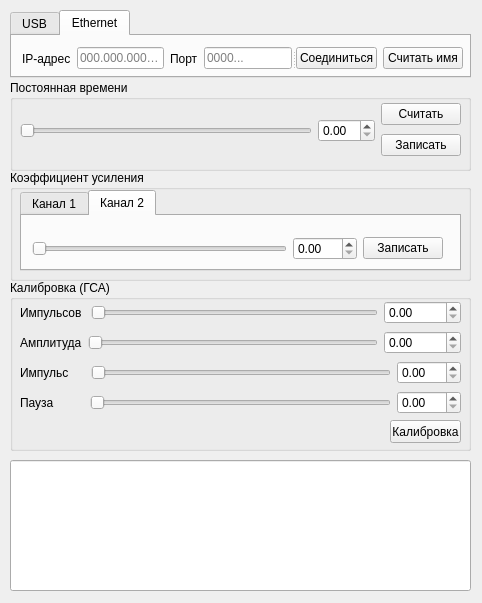
<?xml version="1.0" encoding="UTF-8"?>
<ui version="4.0">
 <class>win</class>
 <widget class="QMainWindow" name="win">
  <property name="geometry">
   <rect>
    <x>0</x>
    <y>0</y>
    <width>482</width>
    <height>603</height>
   </rect>
  </property>
  <property name="contextMenuPolicy">
   <enum>Qt::NoContextMenu</enum>
  </property>
  <property name="windowTitle">
   <string>Усилитель-формирователь, ГСА </string>
  </property>
  <widget class="QWidget" name="centralwidget">
   <widget class="QTabWidget" name="get_name_btn_3">
    <property name="geometry">
     <rect>
      <x>10</x>
      <y>10</y>
      <width>461</width>
      <height>68</height>
     </rect>
    </property>
    <property name="currentIndex">
     <number>1</number>
    </property>
    <widget class="QWidget" name="tab">
     <attribute name="title">
      <string>USB</string>
     </attribute>
     <widget class="QWidget" name="layoutWidget">
      <property name="geometry">
       <rect>
        <x>10</x>
        <y>10</y>
        <width>102</width>
        <height>22</height>
       </rect>
      </property>
      <layout class="QHBoxLayout" name="horizontalLayout_3">
       <property name="leftMargin">
        <number>0</number>
       </property>
       <item>
        <widget class="QLabel" name="usbportname">
         <property name="text">
          <string>Порт</string>
         </property>
        </widget>
       </item>
       <item>
        <widget class="QComboBox" name="choose_usb">
         <property name="currentText">
          <string>COM1</string>
         </property>
         <item>
          <property name="text">
           <string>COM1</string>
          </property>
         </item>
         <item>
          <property name="text">
           <string>COM2</string>
          </property>
         </item>
         <item>
          <property name="text">
           <string>COM3</string>
          </property>
         </item>
        </widget>
       </item>
      </layout>
     </widget>
     <widget class="QWidget" name="layoutWidget">
      <property name="geometry">
       <rect>
        <x>290</x>
        <y>10</y>
        <width>161</width>
        <height>25</height>
       </rect>
      </property>
      <layout class="QHBoxLayout" name="horizontalLayout_5">
       <item>
        <widget class="QPushButton" name="usb_con_btn">
         <property name="text">
          <string>Соединиться</string>
         </property>
        </widget>
       </item>
       <item>
        <widget class="QPushButton" name="get_name_btn">
         <property name="text">
          <string>Считать имя</string>
         </property>
        </widget>
       </item>
      </layout>
     </widget>
    </widget>
    <widget class="QWidget" name="tab_2">
     <attribute name="title">
      <string>Ethernet</string>
     </attribute>
     <widget class="QSplitter" name="splitter">
      <property name="geometry">
       <rect>
        <x>10</x>
        <y>10</y>
        <width>441</width>
        <height>25</height>
       </rect>
      </property>
      <property name="orientation">
       <enum>Qt::Horizontal</enum>
      </property>
      <widget class="QWidget" name="layoutWidget">
       <layout class="QHBoxLayout" name="horizontalLayout_4">
        <item>
         <widget class="QLabel" name="usbportname_2">
          <property name="text">
           <string>IP-адрес</string>
          </property>
         </widget>
        </item>
        <item>
         <widget class="QLineEdit" name="ip_field">
          <property name="placeholderText">
           <string>000.000.000.000</string>
          </property>
         </widget>
        </item>
        <item>
         <widget class="QLabel" name="label">
          <property name="text">
           <string>Порт</string>
          </property>
         </widget>
        </item>
        <item>
         <widget class="QLineEdit" name="port_field">
          <property name="text">
           <string/>
          </property>
          <property name="placeholderText">
           <string>0000...</string>
          </property>
         </widget>
        </item>
       </layout>
      </widget>
      <widget class="QWidget" name="layoutWidget">
       <layout class="QGridLayout" name="gridLayout">
        <item row="0" column="0">
         <widget class="QPushButton" name="ether_con_btn">
          <property name="enabled">
           <bool>true</bool>
          </property>
          <property name="text">
           <string>Соединиться</string>
          </property>
         </widget>
        </item>
        <item row="0" column="1">
         <widget class="QPushButton" name="get_name_btn_ether">
          <property name="text">
           <string>Считать имя</string>
          </property>
         </widget>
        </item>
       </layout>
      </widget>
     </widget>
    </widget>
   </widget>
   <widget class="QGroupBox" name="groupBox_2">
    <property name="geometry">
     <rect>
      <x>10</x>
      <y>280</y>
      <width>461</width>
      <height>171</height>
     </rect>
    </property>
    <property name="title">
     <string>Калибровка (ГСА)</string>
    </property>
    <widget class="QWidget" name="layoutWidget">
     <property name="geometry">
      <rect>
       <x>10</x>
       <y>20</y>
       <width>441</width>
       <height>116</height>
      </rect>
     </property>
     <layout class="QVBoxLayout" name="verticalLayout_2">
      <item>
       <layout class="QHBoxLayout" name="horizontalLayout_6">
        <item>
         <widget class="QLabel" name="label_2">
          <property name="text">
           <string>Импульсов </string>
          </property>
         </widget>
        </item>
        <item>
         <widget class="QSlider" name="set_num_pulses_slider">
          <property name="maximum">
           <number>65535</number>
          </property>
          <property name="orientation">
           <enum>Qt::Horizontal</enum>
          </property>
         </widget>
        </item>
        <item>
         <widget class="QDoubleSpinBox" name="set_num_pulses_spin">
          <property name="maximum">
           <double>65535.000000000000000</double>
          </property>
         </widget>
        </item>
       </layout>
      </item>
      <item>
       <layout class="QHBoxLayout" name="horizontalLayout_8">
        <item>
         <widget class="QLabel" name="label_4">
          <property name="text">
           <string>Амплитуда</string>
          </property>
         </widget>
        </item>
        <item>
         <widget class="QSlider" name="set_amp_pulses_slider">
          <property name="maximum">
           <number>65535</number>
          </property>
          <property name="orientation">
           <enum>Qt::Horizontal</enum>
          </property>
         </widget>
        </item>
        <item>
         <widget class="QDoubleSpinBox" name="set_amp_pulses_spin">
          <property name="maximum">
           <double>65535.000000000000000</double>
          </property>
         </widget>
        </item>
       </layout>
      </item>
      <item>
       <layout class="QHBoxLayout" name="horizontalLayout_9">
        <item>
         <widget class="QLabel" name="label_5">
          <property name="text">
           <string>Импульс     </string>
          </property>
         </widget>
        </item>
        <item>
         <widget class="QSlider" name="set_time_pulse_slider">
          <property name="maximum">
           <number>255</number>
          </property>
          <property name="orientation">
           <enum>Qt::Horizontal</enum>
          </property>
         </widget>
        </item>
        <item>
         <widget class="QDoubleSpinBox" name="set_time_pulse_spin">
          <property name="maximum">
           <double>255.000000000000000</double>
          </property>
         </widget>
        </item>
       </layout>
      </item>
      <item>
       <layout class="QHBoxLayout" name="horizontalLayout_10">
        <item>
         <widget class="QLabel" name="label_6">
          <property name="text">
           <string>Пауза         </string>
          </property>
         </widget>
        </item>
        <item>
         <widget class="QSlider" name="set_pause_slider">
          <property name="maximum">
           <number>255</number>
          </property>
          <property name="orientation">
           <enum>Qt::Horizontal</enum>
          </property>
         </widget>
        </item>
        <item>
         <widget class="QDoubleSpinBox" name="set_pause_spin">
          <property name="readOnly">
           <bool>false</bool>
          </property>
          <property name="correctionMode">
           <enum>QAbstractSpinBox::CorrectToPreviousValue</enum>
          </property>
          <property name="maximum">
           <double>255.000000000000000</double>
          </property>
         </widget>
        </item>
       </layout>
      </item>
     </layout>
    </widget>
    <widget class="QPushButton" name="start_call">
     <property name="geometry">
      <rect>
       <x>380</x>
       <y>140</y>
       <width>71</width>
       <height>23</height>
      </rect>
     </property>
     <property name="text">
      <string>Калибровка</string>
     </property>
    </widget>
   </widget>
   <widget class="QGroupBox" name="groupBox">
    <property name="geometry">
     <rect>
      <x>10</x>
      <y>80</y>
      <width>461</width>
      <height>91</height>
     </rect>
    </property>
    <property name="title">
     <string>Постоянная времени</string>
    </property>
    <widget class="QWidget" name="layoutWidget">
     <property name="geometry">
      <rect>
       <x>10</x>
       <y>20</y>
       <width>441</width>
       <height>61</height>
      </rect>
     </property>
     <layout class="QHBoxLayout" name="horizontalLayout_2">
      <item>
       <layout class="QHBoxLayout" name="horizontalLayout">
        <item>
         <widget class="QSlider" name="time_const_slider">
          <property name="maximum">
           <number>31</number>
          </property>
          <property name="orientation">
           <enum>Qt::Horizontal</enum>
          </property>
         </widget>
        </item>
        <item>
         <widget class="QDoubleSpinBox" name="time_const_spin_box">
          <property name="maximum">
           <double>31.000000000000000</double>
          </property>
          <property name="value">
           <double>0.000000000000000</double>
          </property>
         </widget>
        </item>
       </layout>
      </item>
      <item>
       <layout class="QVBoxLayout" name="verticalLayout">
        <item>
         <widget class="QPushButton" name="getconf_btn">
          <property name="text">
           <string>Считать</string>
          </property>
         </widget>
        </item>
        <item>
         <widget class="QPushButton" name="setconf_btn">
          <property name="text">
           <string>Записать</string>
          </property>
         </widget>
        </item>
       </layout>
      </item>
     </layout>
    </widget>
   </widget>
   <widget class="QGroupBox" name="groupBox_3">
    <property name="geometry">
     <rect>
      <x>10</x>
      <y>170</y>
      <width>461</width>
      <height>111</height>
     </rect>
    </property>
    <property name="title">
     <string>Коэффициент усиления</string>
    </property>
    <widget class="QTabWidget" name="gain_coef_widget">
     <property name="geometry">
      <rect>
       <x>10</x>
       <y>20</y>
       <width>441</width>
       <height>81</height>
      </rect>
     </property>
     <property name="tabShape">
      <enum>QTabWidget::Rounded</enum>
     </property>
     <property name="currentIndex">
      <number>1</number>
     </property>
     <property name="elideMode">
      <enum>Qt::ElideNone</enum>
     </property>
     <widget class="QWidget" name="CH1">
      <attribute name="title">
       <string>Канал 1</string>
      </attribute>
      <widget class="QWidget" name="layoutWidget">
       <property name="geometry">
        <rect>
         <x>10</x>
         <y>20</y>
         <width>411</width>
         <height>25</height>
        </rect>
       </property>
       <layout class="QHBoxLayout" name="horizontalLayout_7">
        <item>
         <widget class="QSlider" name="setgain_slider">
          <property name="maximum">
           <number>255</number>
          </property>
          <property name="orientation">
           <enum>Qt::Horizontal</enum>
          </property>
         </widget>
        </item>
        <item>
         <widget class="QDoubleSpinBox" name="setgain_spin">
          <property name="maximum">
           <double>255.000000000000000</double>
          </property>
         </widget>
        </item>
        <item>
         <widget class="QPushButton" name="setgain_btn">
          <property name="text">
           <string>Записать</string>
          </property>
         </widget>
        </item>
       </layout>
      </widget>
     </widget>
     <widget class="QWidget" name="CH2">
      <attribute name="title">
       <string>Канал 2</string>
      </attribute>
      <widget class="QWidget" name="layoutWidget_2">
       <property name="geometry">
        <rect>
         <x>10</x>
         <y>20</y>
         <width>411</width>
         <height>25</height>
        </rect>
       </property>
       <layout class="QHBoxLayout" name="horizontalLayout_11">
        <item>
         <widget class="QSlider" name="setgain_slider_2">
          <property name="maximum">
           <number>255</number>
          </property>
          <property name="orientation">
           <enum>Qt::Horizontal</enum>
          </property>
         </widget>
        </item>
        <item>
         <widget class="QDoubleSpinBox" name="setgain_spin_2">
          <property name="maximum">
           <double>255.000000000000000</double>
          </property>
         </widget>
        </item>
        <item>
         <widget class="QPushButton" name="setgain_btn_2">
          <property name="text">
           <string>Записать</string>
          </property>
         </widget>
        </item>
       </layout>
      </widget>
     </widget>
    </widget>
   </widget>
   <widget class="QLineEdit" name="cml_box">
    <property name="geometry">
     <rect>
      <x>10</x>
      <y>460</y>
      <width>461</width>
      <height>131</height>
     </rect>
    </property>
    <property name="readOnly">
     <bool>true</bool>
    </property>
   </widget>
  </widget>
 </widget>
 <resources/>
 <connections/>
</ui>
